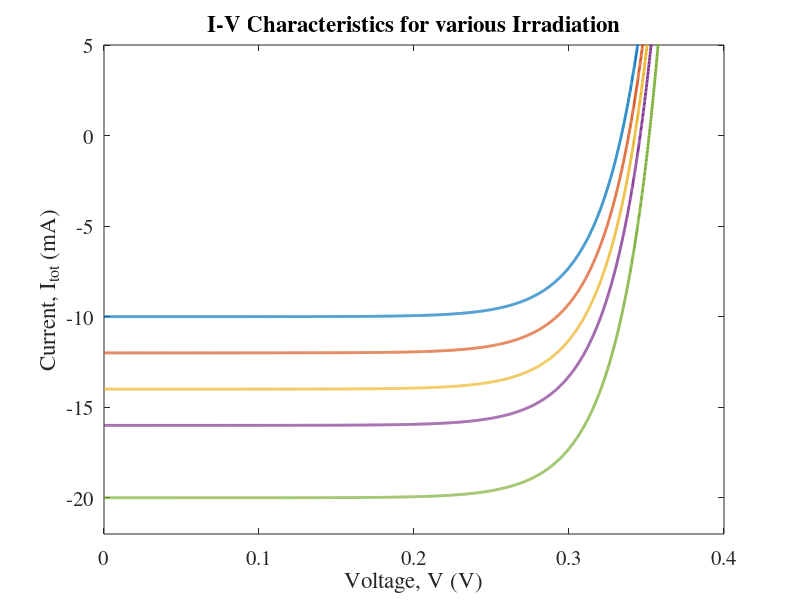

This chart was generated by the following MATLAB code: (Note: this script raises an error after producing the figure.)
clc;
clearvars;
close all;

set(0, 'DefaultAxesFontName', 'Times');
set(0, 'DefaultAxesFontSize', 15);
%% Parameters
e   = 1.6e-19;
T   = 300;                              % K
Io  = 25e-9;                            % A
kb  = 1.38e-23;

K   = 10e-3/500;
Irr = [500 600 700 800 1000];           % W/m^2
n   = 1;                                % ideality factor
V   = 0:0.0001:0.4;                    % voltage
area= 1e-2*1e-2;                        % 1cm X 1cm
Iph = K*Irr;

%% I-V Characteristics

figure(1)
V_oc = zeros(1,length(Iph)); % Initializations
I_sc = zeros(1,length(Iph));
P_max = zeros(1,length(Iph));
R_opt = zeros(1,length(Iph));

FF = zeros(1,length(Iph));

for i = 1:length(Iph)

    I_total = -Iph(i) + Io.*(exp((e.*V)./(n.*kb*T))-1);
    P = (-I_total).*V;

    V_oc(i) = V(find(I_total<=0,1,'last'));
    I_sc(i) = Iph(i);
    P_max(i) = max(P);
    R_opt(i) = abs(V(P==P_max(i))/I_total(P==P_max(i)));

    FF(i) = P_max(i)/(V_oc(i)*I_sc(i));

    plot(V,I_total*1e3,'linewidth',2);
    hold on;

end

xlabel('Voltage, V (V)');
ylabel('Current, I_{tot} (mA)');
title("I-V Characteristics for various Irradiation");
ylim([-22 5]);
legend(num2str(Irr(:))+ " Wm^{-2}","Location","best");
legend box off;
saveas(gcf, 'C:\SPB_Data\EEE460_Jan2024_byakc\EXP5_BYAKC\reportprepare\task2_IV_Charac_various_irridation_SiSolarCell.png');
%% Voc vs n

figure(2)
plot(Irr,V_oc,'linewidth',2);

xlabel('Solar Irradiation, I (Wm^{-2})')
ylabel('Open Circuit Voltage, V_{oc} (V)')
% grid minor;
title("V_{oc} vs Solar Irradiation")
saveas(gcf, 'C:\SPB_Data\EEE460_Jan2024_byakc\EXP5_BYAKC\reportprepare\task2_VocvsSolar_Irridance_SiSolarCell.png');

%% Isc vs n

figure(3)
plot(Irr,-I_sc*1e3,'linewidth',2);

xlabel('Solar Irradiation, I (Wm^{-2})')
ylabel('Short Circuit Current, I_{sc} (mA)')
% grid minor;
title("I_{sc} vs Solar Irradiation of Si Solar Cell")
saveas(gcf, 'C:\SPB_Data\EEE460_Jan2024_byakc\EXP5_BYAKC\reportprepare\task2_IscvsSolar_Irridance_SiSolarCell.png');
%%

figure(4)
plot(Irr,P_max*1e3,'^-','linewidth',2);

xlabel('Solar Irradiation, I (Wm^{-2})')
ylabel('P_{max} (mW)')
% grid minor;
title("P_{max} vs Solar Irradiation of Si Solar Cell")
saveas(gcf, 'C:\SPB_Data\EEE460_Jan2024_byakc\EXP5_BYAKC\reportprepare\task2_PmaxvsSolar_Irridance_SiSolarCell.png');

p_new = zeros(1,length(Irr));
for j = 1:length(Irr)
    p_array = linspace(P_max(1),P_max(end),100001);
    I_array = linspace(Irr(1),Irr(end),100001);
    p_new(j) =  p_array(I_array==Irr(j));
end

dev =  sqrt(sum(abs(p_new-P_max).^2));
deviation = dev/(P_max(end)-P_max(1));
fprintf("deviation = %.4f \n", deviation)

%%

figure(5)
plot(Irr,R_opt,'linewidth',2);
xlabel('Solar Irradiation, I (Wm^{-2})')
ylabel('Optimum R_{load} (\Omega)')
% grid minor;
title("R_{load} vs Solar Irradiance of Si Solar Cell")
saveas(gcf, 'C:\SPB_Data\EEE460_Jan2024_byakc\EXP5_BYAKC\reportprepare\task2_RloadvsSolar_Irridance.png');

%%
figure(6)
plot(Irr,FF,'linewidth',2);
xlabel('Solar Irradiation, I (Wm^{-2})')
ylabel('Fill Factor, FF)');
grid minor;
title("FF vs Solar Irradiance of Si Solar Cell")
saveas(gcf, 'C:\SPB_Data\EEE460_Jan2024_byakc\EXP5_BYAKC\reportprepare\task2_FFvsSolar_Irridance_SiSolarCell.png');
